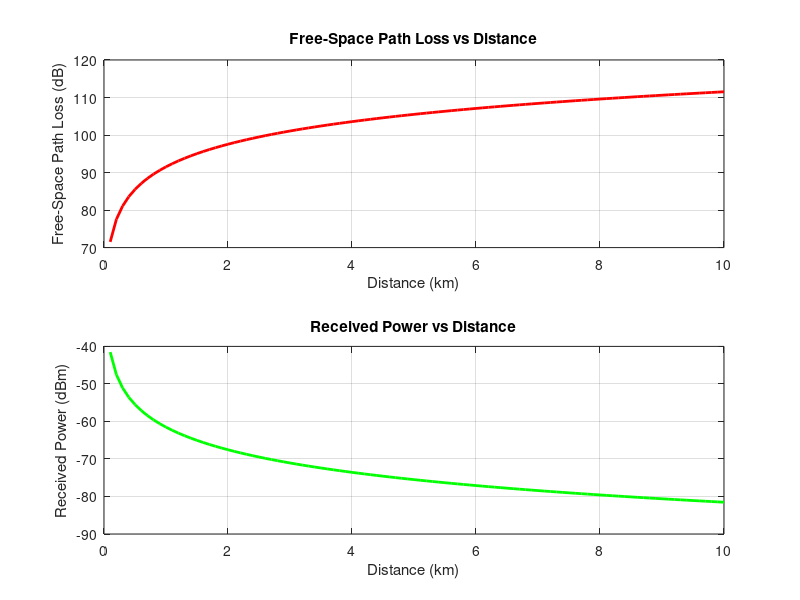

This chart was generated by the following MATLAB code: (Note: this script raises an error after producing the figure.)
clc;
clear;
close all;

%% Basic Parameters

c = 3e8;              % Speed of light (m/s)

Pt_dBm = 30;          % Transmit power (dBm)
Gt_dBi = 0;           % Transmitter antenna gain (dBi)
Gr_dBi = 0;           % Receiver antenna gain (dBi)

fc = 900e6;            % Carrier frequency (Hz)

%% Objective 1: FSPL at Different Distances

distance_km = 0.1:0.1:10;
distance_m = distance_km * 1000;

lambda = c / fc;

FSPL_dB = 20 * log10((4*pi*distance_m) / lambda);

%% Calculate Received Power

Pr_dBm = Pt_dBm + Gt_dBi + Gr_dBi - FSPL_dB;

%% Display FSPL at 1 km

d1 = 1000;

FSPL_1km = 20 * log10((4*pi*d1) / lambda);

Pr_1km = Pt_dBm + Gt_dBi + Gr_dBi - FSPL_1km;

fprintf('Carrier Frequency = %.2f MHz\n', fc/1e6);
fprintf('Wavelength = %.4f m\n', lambda);
fprintf('FSPL at 1 km = %.2f dB\n', FSPL_1km);
fprintf('Received Power at 1 km = %.2f dBm\n\n', Pr_1km);

%% Plot FSPL vs Distance

figure(1);


print('\n');
subplot(2,1,1);
plot(distance_km, FSPL_dB, 'LineWidth', 2,'color','r');

grid on;

xlabel('Distance (km)');
ylabel('Free-Space Path Loss (dB)');
title('Free-Space Path Loss vs Distance');

%% Plot Received Power vs Distance

subplot(2,1,2);

plot(distance_km, Pr_dBm, 'LineWidth', 2,'color','g');

grid on;

xlabel('Distance (km)');
ylabel('Received Power (dBm)');
title('Received Power vs Distance');
suptitle('Distance Analysis');

%% Objective 2: Effect of Carrier Frequency

frequency_MHz = [700 900 1800 2400 3500];

frequency_Hz = frequency_MHz * 1e6;

d_fixed = 1000;        % 1 km

lambda_f = c ./ frequency_Hz;

FSPL_frequency = ...
    20 * log10((4*pi*d_fixed) ./ lambda_f);

Pr_frequency = ...
    Pt_dBm + Gt_dBi + Gr_dBi - FSPL_frequency;

%% Display Frequency Results

fprintf('Frequency Analysis:\n\n');

for i = 1:length(frequency_MHz)

    fprintf('Frequency = %.0f MHz, FSPL = %.2f dB, Received Power = %.2f dBm\n', ...
        frequency_MHz(i), ...
        FSPL_frequency(i), ...
        Pr_frequency(i));

end

%% Plot FSPL vs Frequency
figure(2);
subplot(2,1,1);

plot(frequency_MHz, FSPL_frequency, 'o-', 'LineWidth', 2,'color','blue');

grid on;

xlabel('Carrier Frequency (MHz)');
ylabel('Free-Space Path Loss (dB)');
title('Free-Space Path Loss vs Carrier Frequency');

%% Plot Received Power vs Frequency

subplot(2,1,2);
suptitle(' FIGURE 2: Frequency Analysis');
plot(frequency_MHz, Pr_frequency, 'o-', 'LineWidth', 2,'color','k');

grid on;

xlabel('Carrier Frequency (MHz)');
ylabel('Received Power (dBm)');
title('Received Power vs Carrier Frequency');
